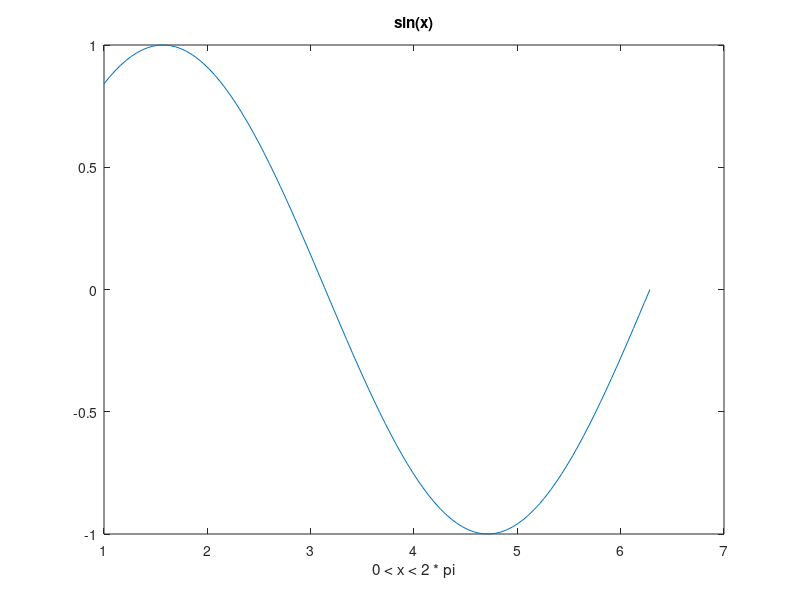
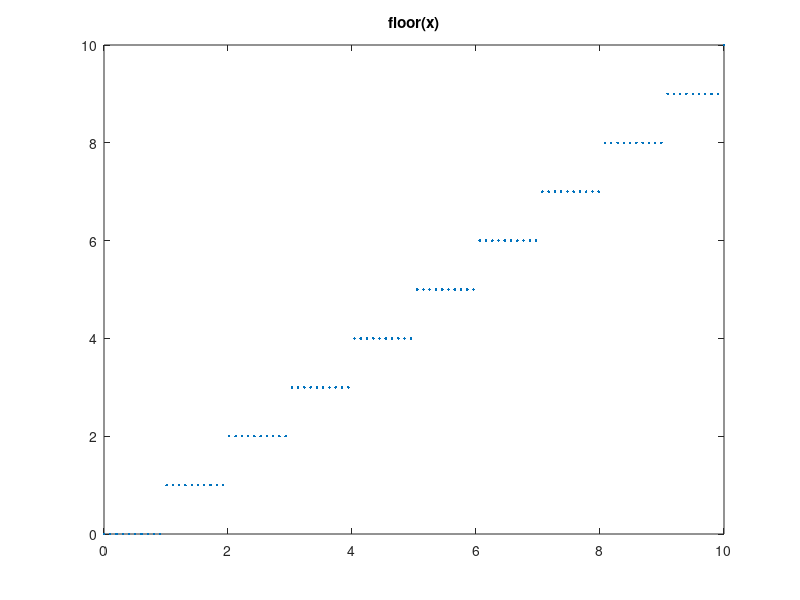
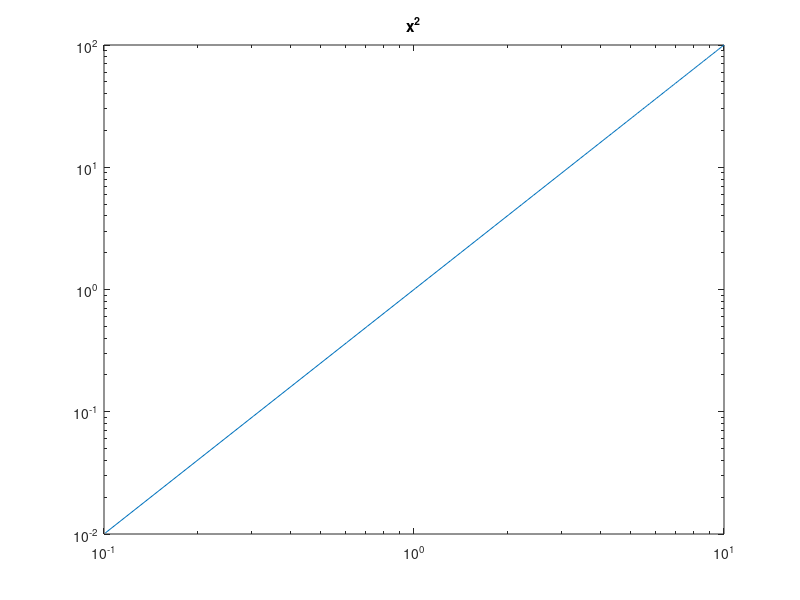
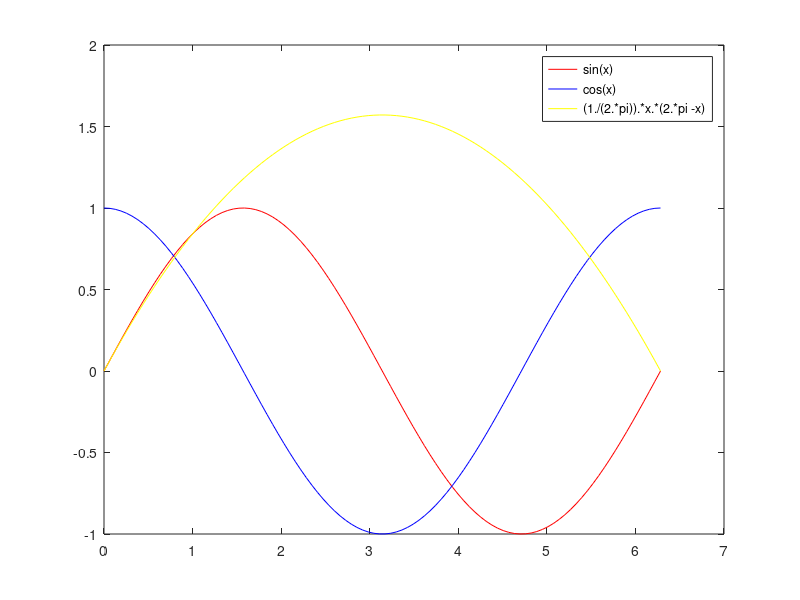

Reproduce these figures in MATLAB, in order.
function plotGraphics()

%4a
fig = figure(1);
f  =  @( x )   sin(x) ;
X = linspace(1,2*pi,100);
plot(X, f(X))
title('sin(x)')
xlabel('0 < x < 2 * pi')
print(fig, 'plot1.png', '-dpng')

%4b
fig = figure(2);
f  =  @( x )   floor(x) ;
X = linspace(0,10,100);
plot(X, f(X), '.')
title('floor(x)')
print(fig, 'plot2.png', '-dpng')

%4c
fig = figure(3);
f  =  @( x )   x.^2;
X = linspace(0,10,100);
loglog(X, f(X))
title('x^2')
print(fig, 'plot3.png', '-dpng')

%4d
fig = figure(4);
f  =  @( x )   sin(x);
g  =  @( x )   cos(x);
h  =  @( x )   (1./(2.*pi)).*x.*(2.*pi -x);
X = linspace(0,2*pi,100);
plot(X, f(X), 'red');
hold on;
plot(X, g(X), 'blue');
hold on;
plot(X, h(X), 'yellow');
legend('sin(x)', 'cos(x)', '(1./(2.*pi)).*x.*(2.*pi -x)' )
print(fig, 'plot4.png', '-dpng')
